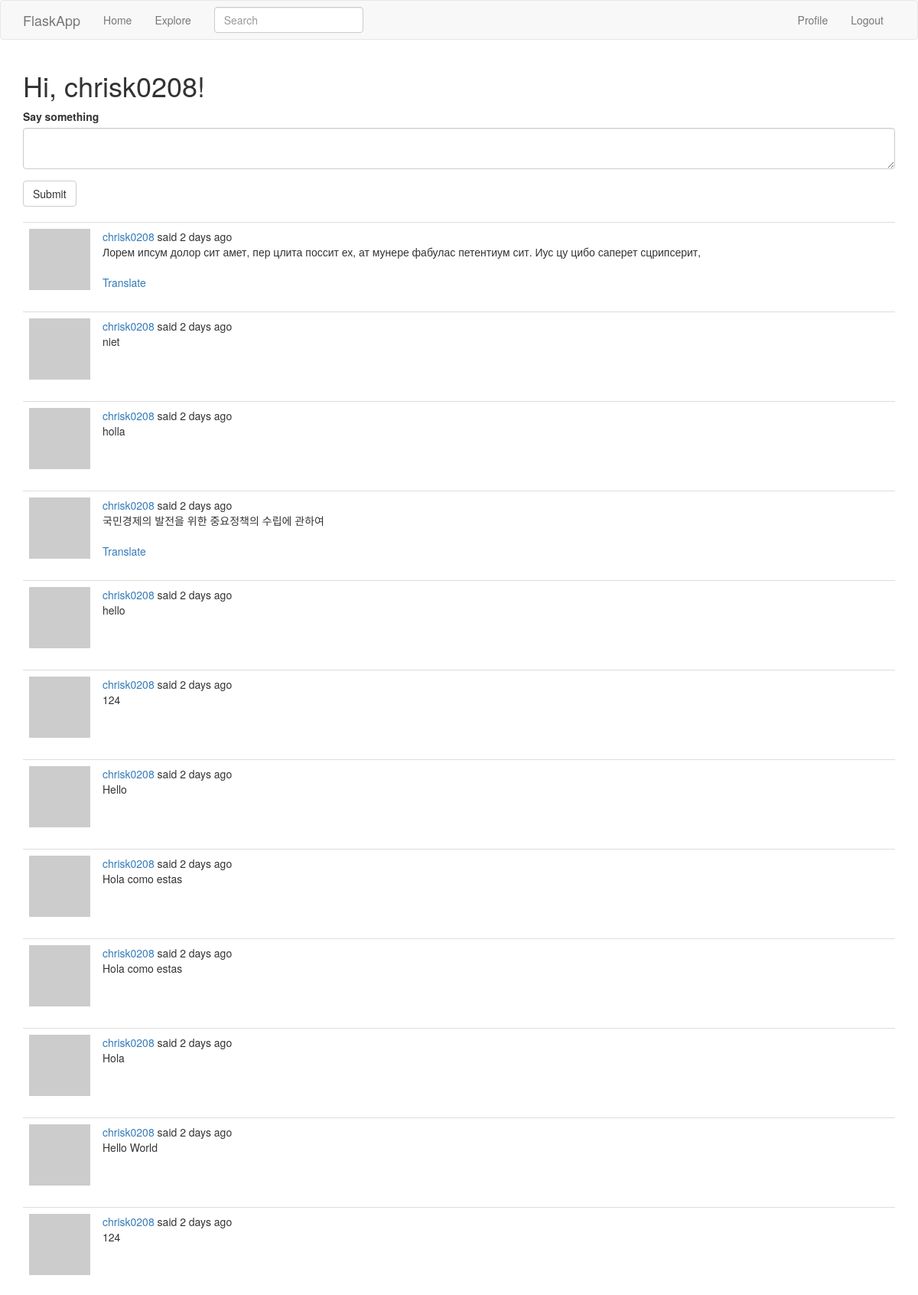
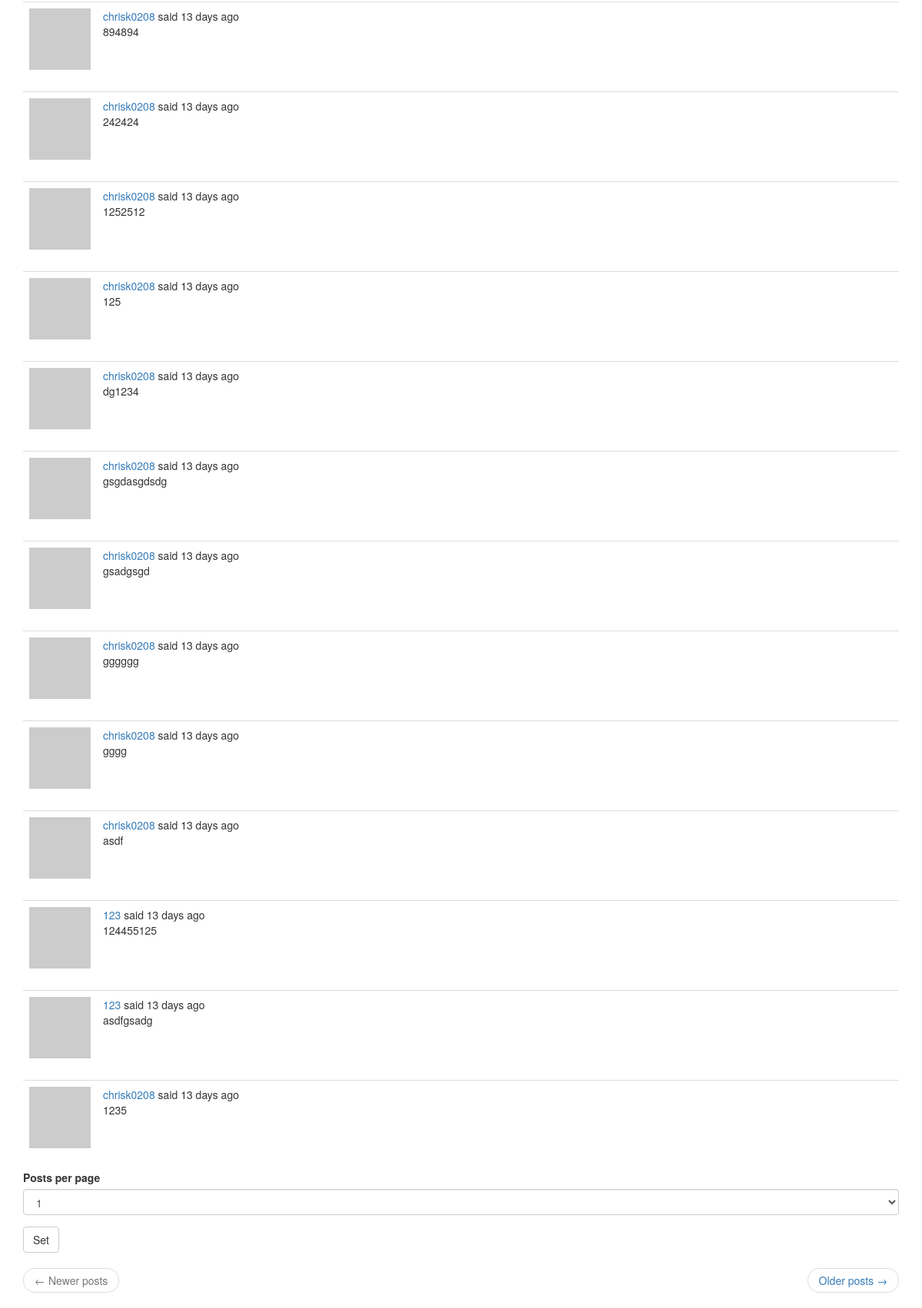
The page /index (signed in) on the database its author committed (2 pictures, top to bottom).
### app/models.py (models this page shows, shortened)
class User(UserMixin, db.Model):
    id = db.Column(db.Integer, primary_key=True)
    username = db.Column(db.String(64), index=True, unique=True)
    email = db.Column(db.String(120), index=True, unique=True)
    password_hash = db.Column(db.String(128))
    posts = db.relationship('Post', backref='author', lazy='dynamic')
    about_me = db.Column(db.String(140))
    last_seen = db.Column(db.DateTime, default=datetime.utcnow)
    followed = db.relationship(
        'User', secondary=followers,
        primaryjoin=(followers.c.follower_id == id),
        secondaryjoin=(followers.c.followed_id == id),
        backref=db.backref('followers', lazy='dynamic'), lazy='dynamic')
    def avatar(self, size):
        digest = md5(self.email.lower().encode('utf-8')).hexdigest()
        return 'https://www.gravatar.com/avatar/{}?d=identicon&s={}'.format(
            digest, size)
    def followed_posts(self):
        followed = Post.query.join(
            followers, (followers.c.followed_id == Post.user_id)).filter(
                followers.c.follower_id == self.id)
        own = Post.query.filter_by(user_id=self.id)
        return followed.union(own).order_by(Post.timestamp.desc())

class SearchableMixin(object):
    @classmethod
    def before_commit(cls, session):
        session._changes = {
            'add': list(session.new),
            'update': list(session.dirty),
            'delete': list(session.deleted)
        }
    @classmethod
    def after_commit(cls, session):
        for obj in session._changes['add']:
            if isinstance(obj, SearchableMixin):
                add_to_index(obj.__tablename__, obj)
        for obj in session._changes['update']:
            if isinstance(obj, SearchableMixin):
                add_to_index(obj.__tablename__, obj)
        for obj in session._changes['delete']:
            if isinstance(obj, SearchableMixin):
                remove_from_index(obj.__tablename__, obj)
        session._changes = None

class Post(SearchableMixin, db.Model):
    __searchable__ = ['body']
    id = db.Column(db.Integer, primary_key=True)
    body = db.Column(db.String(140))
    timestamp = db.Column(db.DateTime, index=True, default=datetime.utcnow)
    user_id = db.Column(db.Integer, db.ForeignKey('user.id'))
    language = db.Column(db.String(5))

### app/main/routes.py (the view, shortened to what this page needs)
@bp.route('/', methods=['GET', 'POST'])
@bp.route('/index', methods=['GET', 'POST'])
@login_required
def index():
	pageForm = ItemViewForm()
	if pageForm.validate_on_submit():
		numItems = pageForm.items.data
		print(numItems)
		current_app.config['POSTS_PER_PAGE'] = int(numItems)
		flash('Posts per page updated')
		return redirect(url_for('main.index'))
	form = PostForm()
	page = request.args.get('page', 1, type=int)
	posts = current_user.followed_posts().paginate(
		page, current_app.config['POSTS_PER_PAGE'], False)
	next_url = url_for('main.index', page=posts.next_num) \
		if posts.has_next else None
	prev_url = url_for('main.index', page=posts.prev_num) \
		if posts.has_prev else None
	return render_template('index.html', title=_('Home'), form=form, pageForm = pageForm,
						   posts=posts.items, next_url=next_url,
						   prev_url=prev_url)

### app/main/forms.py
class SearchForm(FlaskForm):
    q = StringField(_l('Search'), validators=[DataRequired()])
    def __init__(self, *args, **kwargs):
        if 'formdata' not in kwargs:
            kwargs['formdata'] = request.args
        if 'csrf_enabled' not in kwargs:
            kwargs['csrf_enabled'] = False
        super(SearchForm, self).__init__(*args, **kwargs)

class ItemViewForm(FlaskForm):
    numberOfPosts = [('1', '1'),('3','3'), ('5','5'), ('10','10'),('25','25')]
    items = SelectField('Posts per page', choices= numberOfPosts, validators = [DataRequired()])
    submit = SubmitField('Set')

### app/main/routes.py (called while the page is built)
@bp.before_app_request
def before_request():
	if current_user.is_authenticated:
		current_user.last_seen = datetime.utcnow()
		db.session.commit()
		g.search_form = SearchForm()
	g.locale = str(get_locale())

### app/models.py (called while the page is built)
@login.user_loader
def load_user(id):
    return User.query.get(int(id))

### app/templates/index.html
{% extends "base.html" %}
{% import 'bootstrap/wtf.html' as wtf %}
{% block app_content %}
    <h1>{{ _('Hi, %(username)s!', username=current_user.username) }}</h1>
    {% if form %}
    {{ wtf.quick_form(form) }}
    <br>
    {% endif %}
    {% for post in posts %}
        {% include '_post.html' %}
    {% endfor %}
    {% if pageForm %}
    {{ wtf.quick_form(pageForm) }}
    {% endif %}
    <nav aria-label="...">
        <ul class="pager">
            <li class="previous{% if not prev_url %} disabled{% endif %}">
                <a href="{{ prev_url or '#' }}">
                    <span aria-hidden="true">&larr;</span> {{ _('Newer posts') }}
                </a>
            </li>
            <li class="next{% if not next_url %} disabled{% endif %}">
                <a href="{{ next_url or '#' }}">
                    {{ _('Older posts') }} <span aria-hidden="true">&rarr;</span>
                </a>
            </li>
        </ul>
    </nav>
{% endblock %}

### app/templates/_post.html (shortened to what this page needs)
    <table class="table table-hover">
        <tr>
            <td width="70px">
                <a href="{{ url_for('main.user', username=post.author.username) }}">
                    <img src="{{ post.author.avatar(70) }}" />
                </a>
            </td>
            <td>
                {{ _('%(username)s said %(when)s',
                    username=user_link, when=moment(post.timestamp).fromNow()) }}
                <br>
                <span id="post{{ post.id }}">{{ post.body }}</span>
                {% if post.language and post.language != g.locale %}
                <br><br>
                <span id="translation{{ post.id }}">
                    <a href="javascript:translate(
                                '#post{{ post.id }}',
                                '#translation{{ post.id }}',
                                '{{ post.language }}',
                                '{{ g.locale }}');">{{ _('Translate') }}</a>
                </span>
                {% endif %}
            </td>
        </tr>
    </table>

### rows shown on the page
Post: body "Лорем ипсум долор сит амет, пер цлита поссит ех, ат мунере фабулас петентиум сит. Иус цу цибо саперет сцрипсерит,"
Post: body "niet"
Post: body "holla"
Post: body "국민경제의 발전을 위한 중요정책의 수립에 관하여"
Post: body "hello"
Post: body "124"
Post: body "Hello"
Post: body "Hola como estas"
Post: body "Hola como estas"
Post: body "Hola"
Post: body "Hello World"
Post: body "124"
Post: body "894894"
Post: body "242424"
Post: body "1252512"
Post: body "125"
Post: body "dg1234"
Post: body "gsgdasgdsdg"
Post: body "gsadgsgd"
Post: body "gggggg"
Post: body "gggg"
Post: body "asdf"
Post: body "124455125"
Post: body "asdfgsadg"
Post: body "1235"
